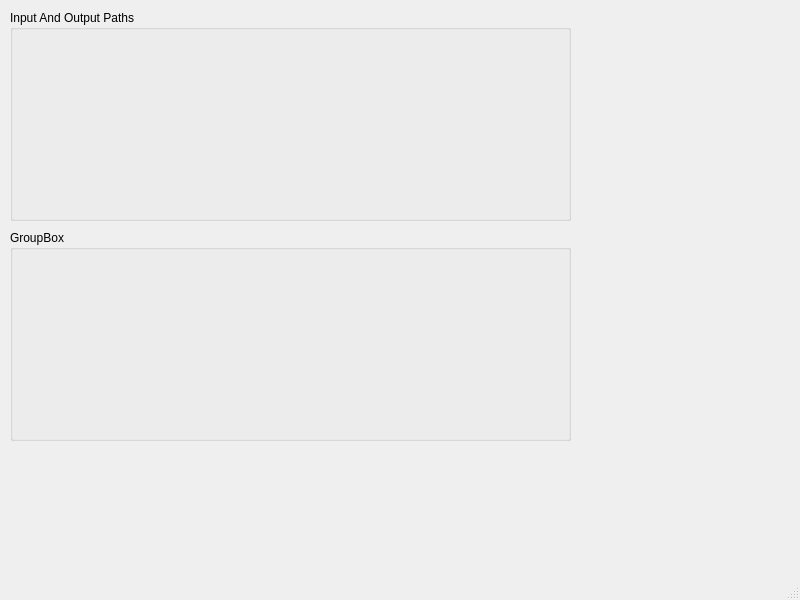
<?xml version="1.0" encoding="UTF-8"?>
<ui version="4.0">
 <class>MainWindow</class>
 <widget class="QMainWindow" name="MainWindow">
  <property name="geometry">
   <rect>
    <x>0</x>
    <y>0</y>
    <width>800</width>
    <height>600</height>
   </rect>
  </property>
  <property name="windowTitle">
   <string>MainWindow</string>
  </property>
  <widget class="QWidget" name="centralwidget">
   <widget class="QGroupBox" name="groupBox">
    <property name="geometry">
     <rect>
      <x>10</x>
      <y>10</y>
      <width>561</width>
      <height>211</height>
     </rect>
    </property>
    <property name="title">
     <string>Input And Output Paths</string>
    </property>
   </widget>
   <widget class="QGroupBox" name="groupBox_2">
    <property name="geometry">
     <rect>
      <x>10</x>
      <y>230</y>
      <width>561</width>
      <height>211</height>
     </rect>
    </property>
    <property name="title">
     <string>GroupBox</string>
    </property>
   </widget>
  </widget>
  <widget class="QMenuBar" name="menubar">
   <property name="geometry">
    <rect>
     <x>0</x>
     <y>0</y>
     <width>800</width>
     <height>21</height>
    </rect>
   </property>
  </widget>
  <widget class="QStatusBar" name="statusbar"/>
 </widget>
 <resources/>
 <connections/>
</ui>
